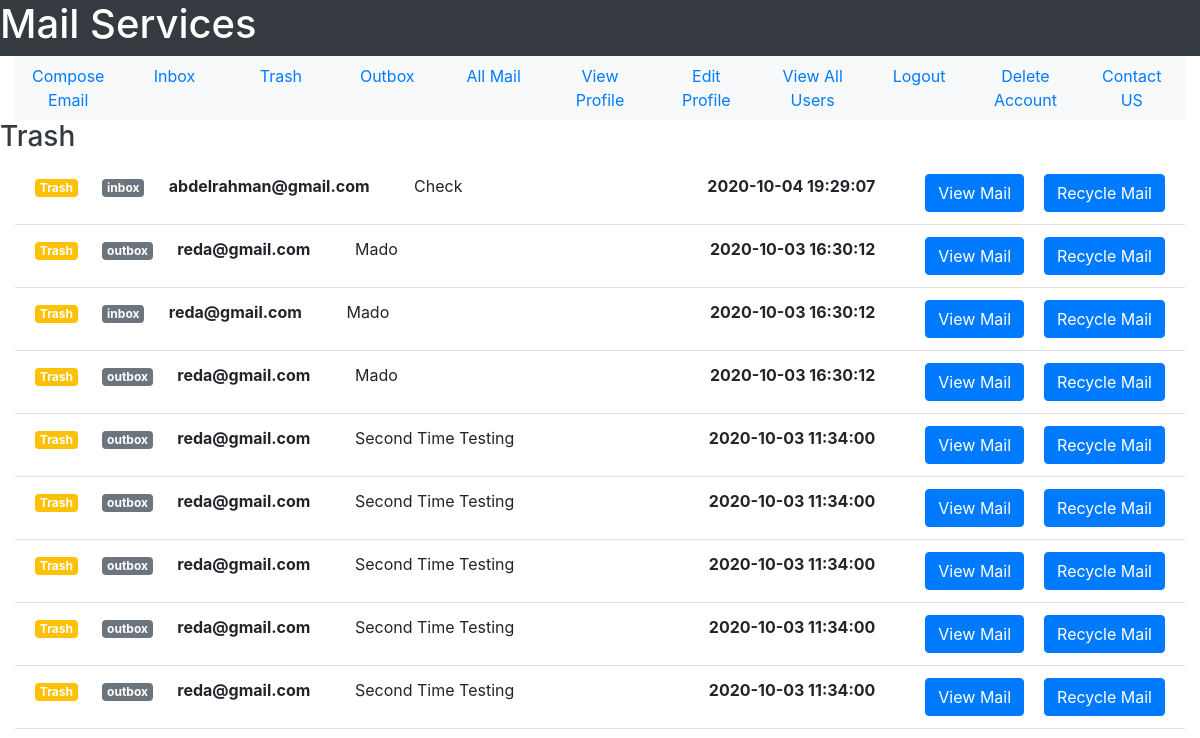
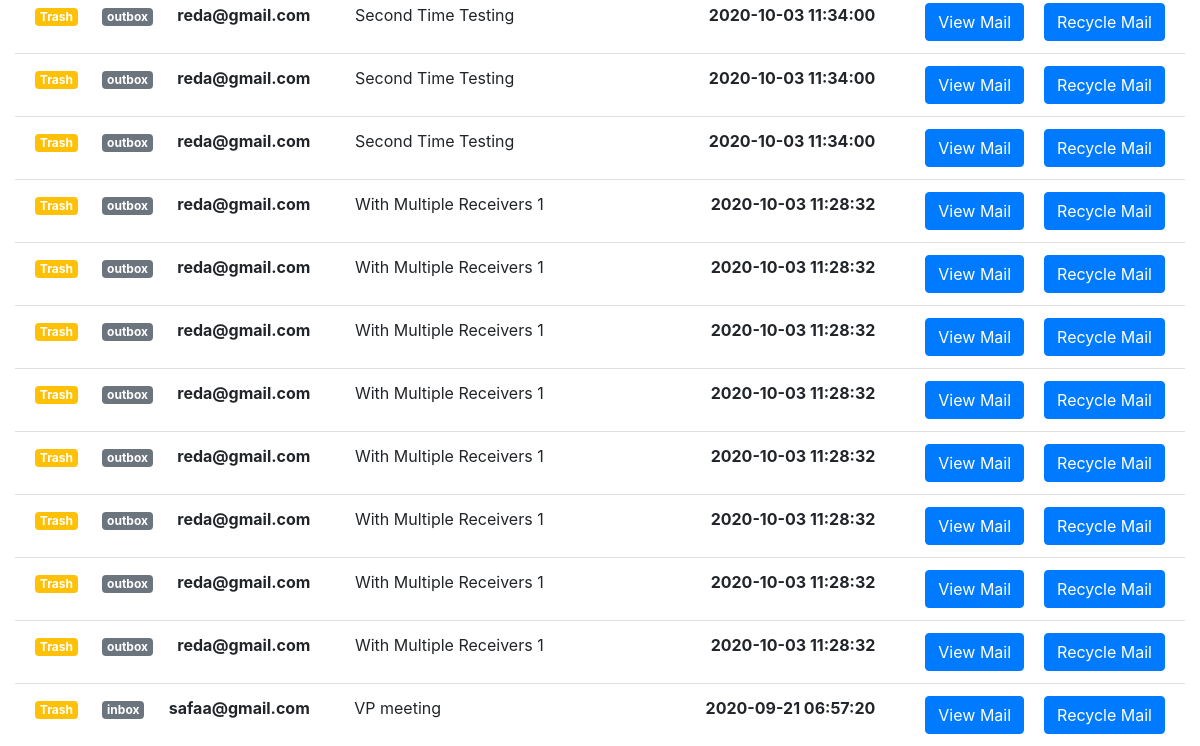
The app's page /trash/view/all-mail (signed in), older data (2 pictures, top to bottom).
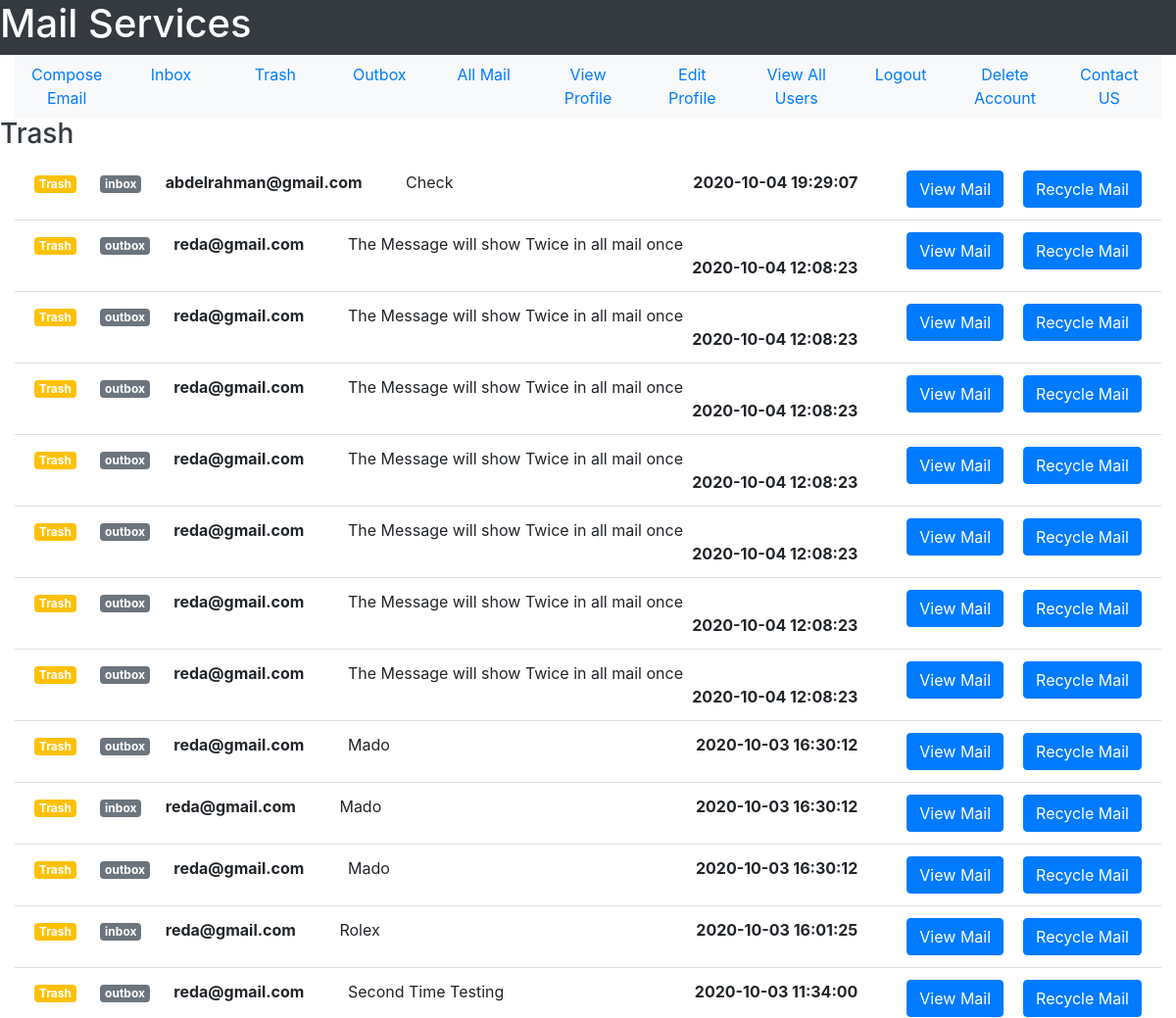
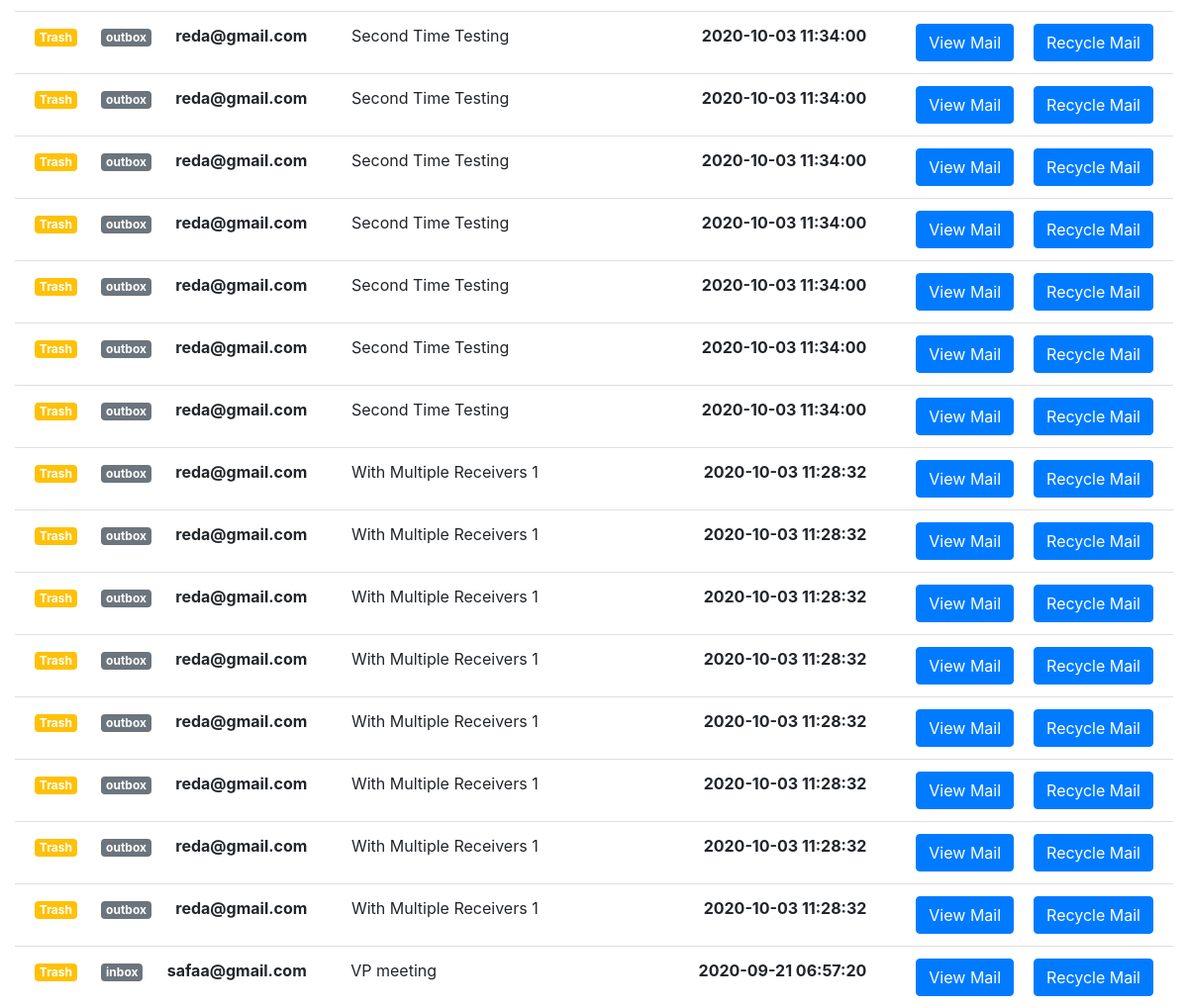
The same page, newer data (2 pictures, top to bottom).
### tables this page shows
CREATE TABLE user(user_id INTEGER PRIMARY KEY, user_name TEXT NOT NULL, user_email TEXT NOT NULL, user_password TEXT  NOT NULL, user_gender TEXT NOT NULL, user_date_of_birth TEXT NOT NULL, user_city TEXT NOT NULL, user_country TEXT NOT NULL, user_contact INTEGER, user_account_creation_date TEXT NOT NULL, user_active INTEGER DEFAULT 0 CHECK(user_active == 1 OR user_active == 0), UNIQUE(user_email));

CREATE TABLE mail(mail_id INTEGER PRIMARY KEY, sender_id INTEGER NOT NULL, receiver_id INTEGER NOT NULL, mail_subject TEXT, mail_body TEXT,  mail_date TEXT NOT NULL,mail_seen INTEGER DEFAULT 0 CHECK(mail_seen == 0 OR mail_seen == 1), sender_trashed INTEGER DEFAULT 0 CHECK(sender_trashed == 0 OR sender_trashed == 1), receiver_trashed INTEGER DEFAULT 0 CHECK(receiver_trashed == 0 OR receiver_trashed == 1), multiple_receivers INTEGER DEFAULT 0 CHECK(multiple_receivers == 0 OR multiple_receivers == 1), FOREIGN KEY(sender_id, receiver_id) REFERENCES user(user_id, user_id));

### User/User_Mail/user_mail.py (the view)
@user_mail_bp.route("/trash/view/all-mail")
def trash():
    sqlite_connection = sqlite3.connect("MAIL_DB.db")
    select_inbox_trash = """SELECT mail_id, sender_id, mail_subject, mail_date FROM mail
                            WHERE receiver_id = ? AND receiver_trashed = ?;"""
    db_inbox_trash = sqlite_connection.execute(select_inbox_trash, (get_user_id(session["email"]), 1))
    mail_data = {}
    inbox_trash = []
    for mail in db_inbox_trash:
        mail_data["mail_id"] = mail[0]
        mail_data["sender_mail"] = get_user_email(mail[1])
        mail_data["mail_subject"] = mail[2]
        mail_data["mail_date"] = remove_milli_seconds(mail[3])
        mail_data["mail_identity"] = 1
        inbox_trash.append(mail_data)
        mail_data = {}
    select_outbox_trash = """SELECT mail_id, sender_id, receiver_id, mail_subject, mail_date FROM mail
                             WHERE sender_id = ? AND sender_trashed = ?;"""
    db_outbox_trash = sqlite_connection.execute(select_outbox_trash, (get_user_id(session["email"]), 1))
    outbox_trash = []
    for mail in db_outbox_trash:
        mail_data["mail_id"] = mail[0]
        mail_data["sender_mail"] = get_user_email(mail[1])
        mail_data["receiver_mail"] = get_user_email(mail[2])
        mail_data["mail_subject"] = mail[3]
        mail_data["mail_date"] = remove_milli_seconds(mail[4])
        mail_data["mail_identity"] = 0
        outbox_trash.append(mail_data)
        mail_data = {}
    all_mail = sort_mails(inbox_trash + outbox_trash)
    sqlite_connection.close()
    return render_template("User_Mail/view_trash.html", all_mail = all_mail)

### User/User_Mail/user_mail.py (called while the page is built)
def get_user_id(user_email):
    sqlite_connection = sqlite3.connect('MAIL_DB.db')
    select_user_query = """SELECT user_id FROM user WHERE user_email = ?;"""
    select_user_query_data = (user_email,)
    user_record = sqlite_connection.execute(select_user_query, select_user_query_data)
    user_id = 0
    for data in user_record:
        user_id = data[0]
    sqlite_connection.close()
    return user_id

def get_user_email(user_id):
    sqlite_connection = sqlite3.connect('MAIL_DB.db')
    select_user_query = """SELECT user_email FROM user WHERE user_id = ?;"""
    select_user_query_data = (user_id,)
    user_record = sqlite_connection.execute(select_user_query, select_user_query_data)
    user_email = ""
    for data in user_record:
        user_email = data[0]
    sqlite_connection.close()
    return user_email

def remove_milli_seconds(full_date):
    date = datetime.strptime(full_date, '%Y-%m-%d %H:%M:%S.%f')
    return date.strftime('%Y-%m-%d %H:%M:%S')

### User/User_Mail/templates/User_Mail/view_trash.html (shortened to what this page needs)
<!DOCTYPE html>
<html lang = "en">
    <head>
        <link rel="stylesheet" href="https://maxcdn.bootstrapcdn.com/bootstrap/4.5.2/css/bootstrap.min.css">
    </head>
    <body>
        <div class = "container-fluid">
            <div class = "row text-white bg-dark">
                <h1>Mail Services</h1>
            </div>
            <div>
                <ul class = "nav nav-justified bg-light">
                    <li class = 'nav-item'>
                        <a href = "{{url_for('user_mail_bp.compose_email')}}" class = 'nav-link'>Compose Email</a>
                    </li>
                    <li class = 'nav-item'>
                        <a href = "{{url_for('user_mail_bp.see_inbox')}}" class = 'nav-link'>Inbox</a>
                    </li>
                    <li class = 'nav-item'>
                        <a href = "{{url_for('user_mail_bp.trash')}}" class = 'nav-link'>Trash</a>
                    </li>
                    <li class = 'nav-item'>
                        <a href = "{{url_for('user_mail_bp.see_outbox')}}" class = 'nav-link'>Outbox</a>
                    </li>
                    <li class = 'nav-item'>
                        <a href = "{{url_for('user_mail_bp.see_all_mail')}}" class = 'nav-link'>All Mail</a>
                    </li>
                    <li class = 'nav-item'>
                        <a href = "{{url_for('user_profile_bp.view_profile')}}" class = 'nav-link'>View Profile</a>
                    </li>
                    <li class = 'nav-item'>
                        <a href = "{{url_for('user_profile_bp.edit_profile_form')}}" class = 'nav-link'>Edit Profile</a>
                    </li>
                    <li class = 'nav-item'>
                        <a href = "{{url_for('user_profile_bp.view_all_users')}}" class = 'nav-link'>View All Users</a>
                    </li>
                    <li class = 'nav-item'>
                        <a href = "{{url_for('user_profile_bp.logout')}}" class = 'nav-link'>Logout</a>
                    </li>
                    <li class = 'nav-item'>
                        <a href = "{{url_for('user_profile_bp.delete_account')}}" class = 'nav-link'>Delete Account</a>
                    </li>
                    <li class = 'nav-item'>
                        <a href = '#' class = 'nav-link'>Contact US</a>
                    </li>
                </ul>
            </div>
            <div class = "row text-dark">
                <h3>Trash</h3>
            </div>
            <div>
                <ul class = "list-group list-group-flush">
                    {% for mail in all_mail %}
                        <li class = "list-group-item">
                            <span class = "badge badge-warning text-white">Trash</span>
                            {% if mail["mail_identity"] == 1 %}
                                <span class = "badge badge-secondary" style = "margin-left: 20px;">inbox</span>
                            {% else %}
                                <span class = "badge badge-secondary" style = "margin-left: 20px;">outbox</span>
                            {% endif %}
                            <strong style = "margin: 20px;">{{mail["sender_mail"]}}</strong>
                            <span style = "margin: 20px;">{{mail["mail_subject"]}}</span>
                            <a href = "#" class = "btn btn-primary float-right" style = "margin-left: 20px;">Recycle Mail</a>
                            <a href = "{{url_for('user_mail_bp.view_mail', mail_id = mail['mail_id'])}}" class = "btn btn-primary float-right">View Mail</a>
                            <strong style = "margin-right: 50px;" class = "float-right">{{mail["mail_date"]}}</strong>
                        </li>
                    {% endfor %}
                </ul>
            </div>
        </div>
    </body>
</html>

Row changes from the older to the newer data that the page shows:
now on this page (row edited): mail: mail_subject "The Message will show Twice in all mail once"
now on this page (row edited): mail: mail_subject "The Message will show Twice in all mail once"
now on this page (row edited): mail: mail_subject "The Message will show Twice in all mail once"
now on this page (row edited): mail: mail_subject "The Message will show Twice in all mail once"
now on this page (row edited): mail: mail_subject "The Message will show Twice in all mail once"
now on this page (row edited): mail: mail_subject "The Message will show Twice in all mail once"
now on this page (row edited): mail: mail_subject "The Message will show Twice in all mail once"
now on this page (row edited): mail: mail_subject "Rolex"
Text that changed along with them:
new list line: "Trash outbox Recycle Mail View Mail 2020-10-04 12:08:23"
new list line: "reda@gmail.com"
new list line: "Trash inbox Recycle Mail View Mail 2020-10-03 16:01:25"
